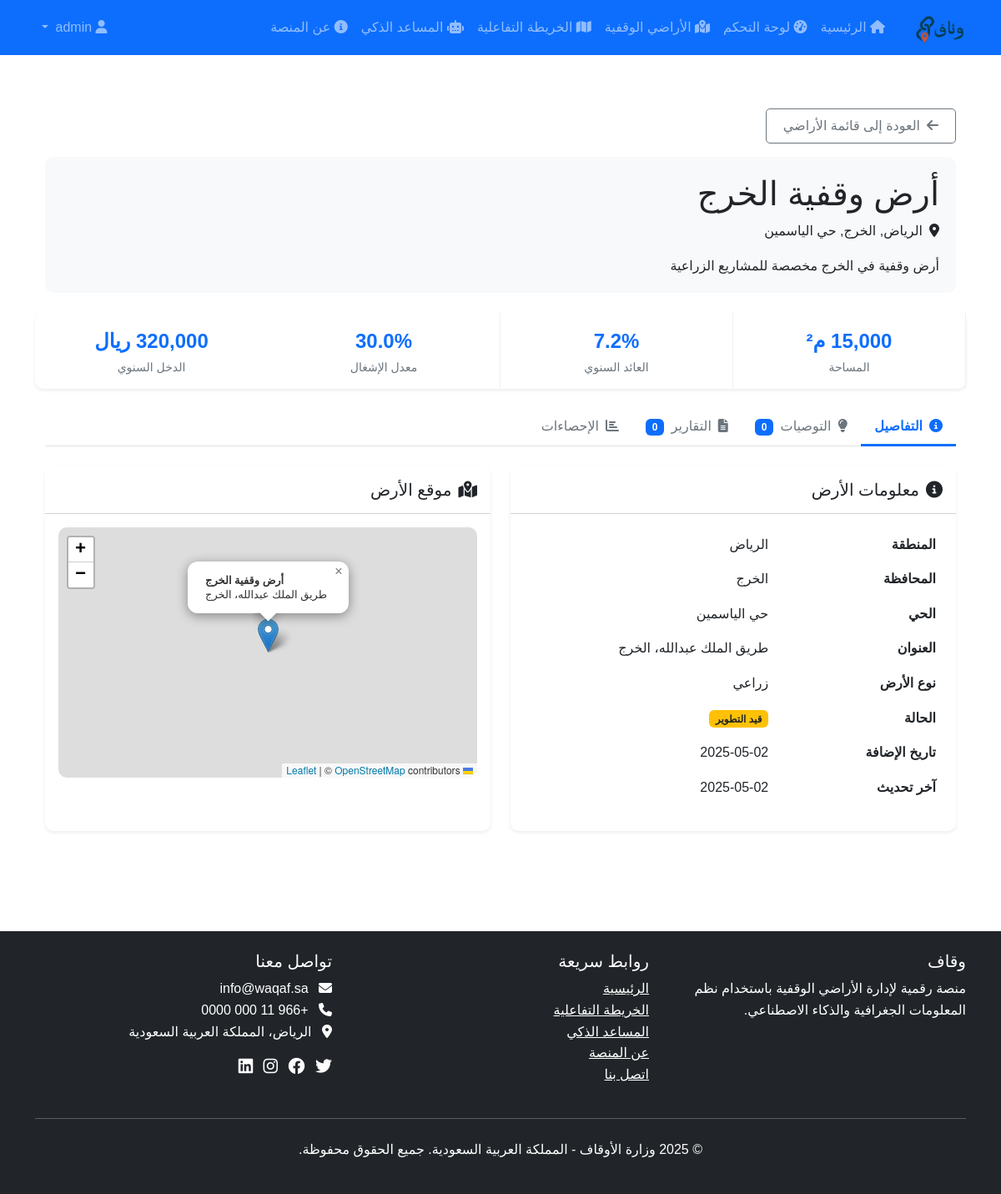
The app's page /lands/3 (signed in) with its own data.
### app/models/land.py (models this page shows, shortened)
class Land(db.Model):
    __tablename__ = 'lands'
    id = db.Column(db.Integer, primary_key=True)
    uuid = db.Column(db.String(36), unique=True, default=lambda: str(uuid.uuid4()))
    name = db.Column(db.String(100), nullable=False)
    description = db.Column(db.Text)
    region = db.Column(db.String(50), index=True)  # Northern, Southern, Eastern, Western, Central
    city = db.Column(db.String(50))
    district = db.Column(db.String(100))
    address = db.Column(db.String(200))
    latitude = db.Column(db.Float, nullable=False)
    longitude = db.Column(db.Float, nullable=False)
    area = db.Column(db.Float)  # in square meters
    land_type = db.Column(db.String(50))  # residential, commercial, agricultural, etc.
    status = db.Column(db.String(50))  # available, under development, invested, etc.
    annual_return = db.Column(db.Float)  # annual return percentage
    occupancy_rate = db.Column(db.Float)  # occupancy rate percentage
    water_usage = db.Column(db.Float)  # water usage in cubic meters
    yearly_income = db.Column(db.Float)  # yearly income in SAR
    geom = db.Column(db.Text)  # GeoJSON representation of the land geometry
    created_at = db.Column(db.DateTime, default=datetime.utcnow)
    updated_at = db.Column(db.DateTime, default=datetime.utcnow, onupdate=datetime.utcnow)
    reports = db.relationship('Report', backref='land', lazy='dynamic')
    recommendations = db.relationship('Recommendation', backref='land', lazy='dynamic')
    statistics = db.relationship('Statistic', backref='land', lazy='dynamic')

### app/lands/views.py (the view)
@lands.route('/<int:land_id>')
@login_required
def view(land_id):
    lands_count = Land.query.count()
    if lands_count == 0:
        ensure_demo_data()
        if not Land.query.get(land_id):
            return redirect(url_for('lands.index'))
    land = Land.query.get_or_404(land_id)
    recommendations = Recommendation.query.filter_by(land_id=land.id).all()
    reports = Report.query.filter_by(land_id=land.id).all()
    statistics = {}
    stats = Statistic.query.filter_by(land_id=land.id).all()
    for stat in stats:
        if stat.category not in statistics:
            statistics[stat.category] = []
        statistics[stat.category].append(stat)
    return render_template('lands/view.html', land=land, recommendations=recommendations, reports=reports, statistics=statistics)

### app/models/user.py (called while the page is built)
@login_manager.user_loader
def load_user(user_id):
    return User.query.get(int(user_id))

    def is_admin(self):
        return self.role == 'admin'

### app/templates/lands/view.html (shortened to what this page needs)
{% extends 'base.html' %}
{% block content %}
<div class="container py-4">
    <div class="mb-3">
        <a href="{{ url_for('lands.index') }}" class="btn btn-outline-secondary">
            <i class="fas fa-arrow-left me-2"></i>العودة إلى قائمة الأراضي
        </a>
    </div>
    <div class="land-header mb-4">
        <div class="row align-items-center">
            <div class="col-md-8">
                <h1 class="mb-2">{{ land.name }}</h1>
                <p class="mb-3">
                    <i class="fas fa-map-marker-alt me-2"></i>{{ land.region }}, {{ land.city }}, {{ land.district }}
                </p>
                <p class="mb-0">{{ land.description }}</p>
            </div>
        </div>
    </div>
    <div class="row land-stats mb-4">
        <div class="col-md-3 land-stat">
            <div class="land-stat-value">{{ '{:,.0f}'.format(land.area) }} م²</div>
            <div class="land-stat-label">المساحة</div>
        </div>
        <div class="col-md-3 land-stat">
            <div class="land-stat-value">{{ land.annual_return }}%</div>
            <div class="land-stat-label">العائد السنوي</div>
        </div>
        <div class="col-md-3 land-stat">
            <div class="land-stat-value">{{ land.occupancy_rate }}%</div>
            <div class="land-stat-label">معدل الإشغال</div>
        </div>
        <div class="col-md-3 land-stat">
            <div class="land-stat-value">{{ '{:,.0f}'.format(land.yearly_income) }} ريال</div>
            <div class="land-stat-label">الدخل السنوي</div>
        </div>
    </div>
    <ul class="nav nav-tabs mb-4" id="landTabs" role="tablist">
        <li class="nav-item" role="presentation">
            <button class="nav-link active" id="details-tab" data-bs-toggle="tab" data-bs-target="#details" type="button" role="tab" aria-controls="details" aria-selected="true">
                <i class="fas fa-info-circle me-2"></i>التفاصيل
            </button>
        </li>
        <li class="nav-item" role="presentation">
            <button class="nav-link" id="recommendations-tab" data-bs-toggle="tab" data-bs-target="#recommendations" type="button" role="tab" aria-controls="recommendations" aria-selected="false">
                <i class="fas fa-lightbulb me-2"></i>التوصيات
                <span class="badge bg-primary ms-1">{{ recommendations|length }}</span>
            </button>
        </li>
        <li class="nav-item" role="presentation">
            <button class="nav-link" id="reports-tab" data-bs-toggle="tab" data-bs-target="#reports" type="button" role="tab" aria-controls="reports" aria-selected="false">
                <i class="fas fa-file-alt me-2"></i>التقارير
                <span class="badge bg-primary ms-1">{{ reports|length }}</span>
            </button>
        </li>
        <li class="nav-item" role="presentation">
            <button class="nav-link" id="statistics-tab" data-bs-toggle="tab" data-bs-target="#statistics" type="button" role="tab" aria-controls="statistics" aria-selected="false">
                <i class="fas fa-chart-bar me-2"></i>الإحصاءات
            </button>
        </li>
    </ul>
    <div class="tab-content" id="landTabsContent">
        <div class="tab-pane fade show active" id="details" role="tabpanel" aria-labelledby="details-tab">
            <div class="row">
                <div class="col-md-6 mb-4">
                    <div class="card border-0 shadow-sm h-100">
                        <div class="card-header bg-white py-3">
                            <h5 class="card-title mb-0">
                                <i class="fas fa-info-circle me-2"></i>معلومات الأرض
                            </h5>
                        </div>
                        <div class="card-body">
                            <table class="table table-borderless">
                                <tbody>
                                    <tr>
                                        <th width="40%">المنطقة</th>
                                        <td>{{ land.region }}</td>
                                    </tr>
                                    <tr>
                                        <th>المحافظة</th>
                                        <td>{{ land.city }}</td>
                                    </tr>
                                    <tr>
                                        <th>الحي</th>
                                        <td>{{ land.district }}</td>
                                    </tr>
                                    <tr>
                                        <th>العنوان</th>
                                        <td>{{ land.address }}</td>
                                    </tr>
                                    <tr>
                                        <th>نوع الأرض</th>
                                        <td>{{ land.land_type }}</td>
                                    </tr>
                                    <tr>
                                        <th>الحالة</th>
                                        <td>
                                            {% if land.status == 'available' %}
                                                <span class="badge bg-success">متاحة للاستثمار</span>
                                            {% elif land.status == 'invested' %}
                                                <span class="badge bg-primary">قيد الاستثمار</span>
                                            {% elif land.status == 'under_development' %}
                                                <span class="badge bg-warning text-dark">قيد التطوير</span>
                                            {% else %}
                                                <span class="badge bg-secondary">{{ land.status }}</span>
                                            {% endif %}
                                        </td>
                                    </tr>
                                    <tr>
                                        <th>تاريخ الإضافة</th>
                                        <td>{{ land.created_at.strftime('%Y-%m-%d') }}</td>
                                    </tr>
                                    <tr>
                                        <th>آخر تحديث</th>
                                        <td>{{ land.updated_at.strftime('%Y-%m-%d') }}</td>
                                    </tr>
                                </tbody>
                            </table>
                        </div>
                    </div>
                </div>
                <div class="col-md-6 mb-4">
                    <div class="card border-0 shadow-sm h-100">
                        <div class="card-header bg-white py-3">
                            <h5 class="card-title mb-0">
                                <i class="fas fa-map-marked-alt me-2"></i>موقع الأرض
                            </h5>
                        </div>
                        <div class="card-body">
                            <div id="land-map" class="land-map"></div>
                        </div>
                    </div>
                </div>
            </div>
        </div>
    </div>
</div>
{% endblock %}

### app/static/css/style.css (style rules this page uses)
body { font-family: 'Tajawal', Arial, sans-serif; line-height: 1.6; }
:root { --primary-color: #0d6efd; --secondary-color: #6c757d; --success-color: #198754; --info-color: #0dcaf0; --warning-color: #ffc107; --danger-color: #dc3545; --light-color: #f8f9fa; --dark-color: #212529; }
.card { border-radius: 10px; overflow: hidden; transition: all 0.3s ease; }
.btn { border-radius: 5px; padding: 8px 20px; transition: all 0.3s ease; }

### app/templates/lands/view.html (style rules this page uses)
.land-header { background-color: #f8f9fa; border-radius: 10px; padding: 20px; }
.land-stats { background-color: #fff; border-radius: 10px; box-shadow: 0 0.125rem 0.25rem rgba(0, 0, 0, 0.075); }
.land-stat { padding: 15px; text-align: center; border-right: 1px solid #f0f0f0; }
.land-stat:last-child { border-right: none; }
.land-stat-value { font-size: 1.5rem; font-weight: bold; color: #0d6efd; }
.land-stat-label { font-size: 0.875rem; color: #6c757d; }
.land-map { height: 300px; border-radius: 10px; }
.nav-tabs .nav-link { border: none; border-bottom: 3px solid transparent; color: #6c757d; }
.nav-tabs .nav-link.active { border-bottom: 3px solid #0d6efd; color: #0d6efd; background-color: transparent; font-weight: bold; }

### records on screen
Land: name "أرض وقفية الخرج", region "الرياض", city "الخرج", district "حي الياسمين", description "أرض وقفية في الخرج مخصصة للمشاريع الزراعية", annual_return "7.2", occupancy_rate "30.0", address "طريق الملك عبدالله، الخرج", land_type "زراعي", created_at "2025-05-02", updated_at "2025-05-02"

### other values on screen
{{ recommendations|length }} "0"
{{ reports|length }} "0"
